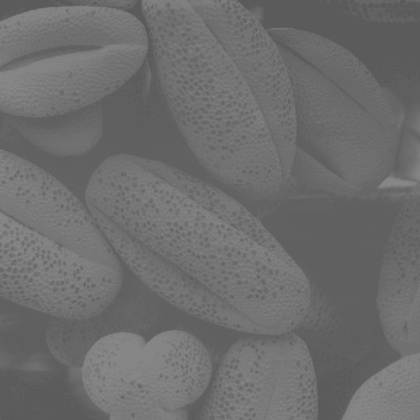
%> input picture lowContrastPollen.jpg, 420 x 420 px, shrunk from 500 x 500 before the run
$ octave lab1.m   (GNU Octave 9; MATLAB toolbox functions it lacks are replaced by stand-ins)
%> lines starting %> are read from the running program, lines starting %| are printed output that depends on the picture
clc;
clear;
clear all;

im = imread('lowContrastPollen.jpg'); %uint8unsigned integer 8 bit olarak hesaplanır
%> im is the input picture: size 420x420 uint8; min 87, max 138, mean 109.1
im=double(im);
%> im: size 420x420 double

[rows,cols]=size(im);
%> rows = 420; cols = 420
h=zeros(1,256);

for i=1:rows
    for j=1:cols
        pixel=im(i,j);
        h(pixel+1)=h(pixel+1)+1;
    end
end
%> after the loop, h = 256 values, max 13093 at index 97, min 0 at index 1, mean 689.1

pdf= h/(rows*cols);
%> pdf = 256 values, max 0.0742 at index 97, min 0 at index 1, mean 0.00391
cdf=zeros(1,256);
for k=1:256
    cdf(k)=sum(pdf(1:k));
end
%> after the loop, cdf = 256 values from 0 to 1

trns=round(255*cdf);
%> trns = 256 values from 0 to 255
out=zeros(rows,cols);

for i =1:rows
    for j=1:cols
        pixel=im(i,j);
        out(i,j)=trns(pixel+1);
    end
end
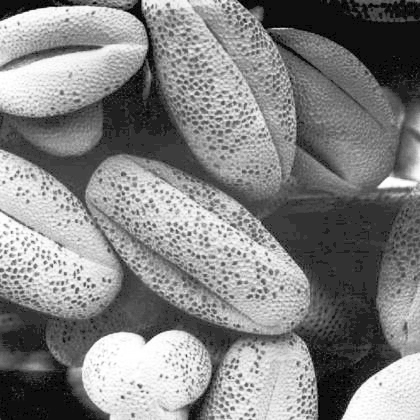
%> out: size 420x420 double; min 0, max 255, mean 131.2

out=uint8(out);
%> out: size 420x420 uint8
figure;
imshow(out)
figure;
im =uint8(im);
imshow(im)

h_out=zeros(1,256);

for i=1:rows
    for j=1:cols
        pixel=out(i,j);
        h_out(pixel+1)=h_out(pixel+1)+1;
    end
end
%> after the loop, h_out = 256 values, max 13093 at index 51, min 0 at index 2, mean 689.1
figure;
plot(h_out)
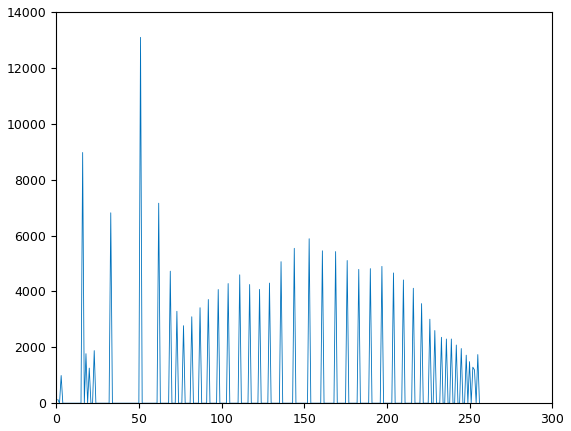
%> figure redrawn from the program's plot data; curve peaks at x = 51, y = 13093
